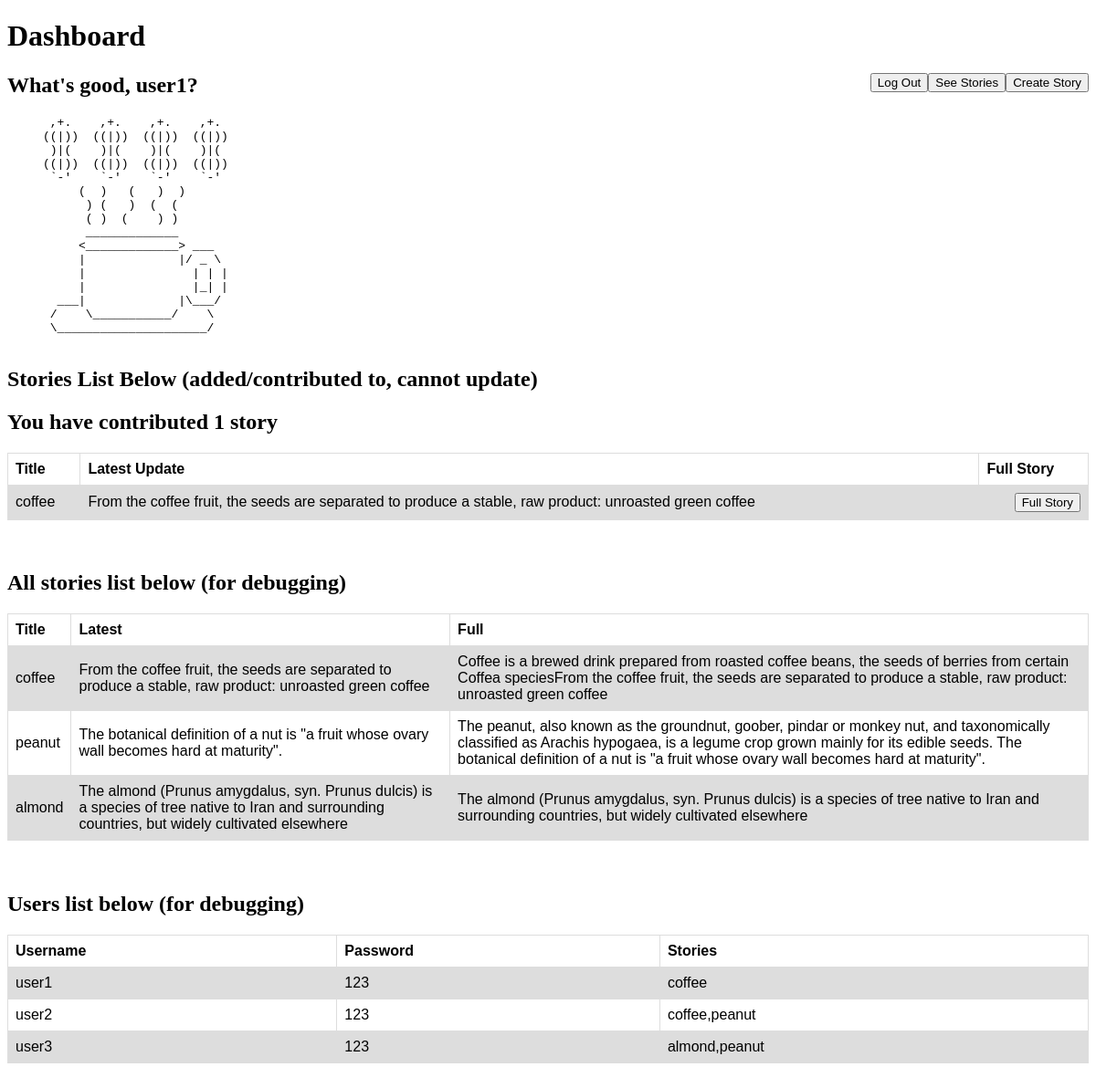
The app's page /dashboard (signed in) with its own data.
### tables this page shows
CREATE TABLE users (username TEXT, password TEXT, stories TEXT);

CREATE TABLE stories (name TEXT, latestUpdate TEXT, fullStory TEXT);

### __init__.py (the view)
@app.route("/dashboard")
def dashboard():
    if not session.get(logged_in_user):
        return render_template('main_page.html')
    c.execute("SELECT stories FROM users WHERE username = (?)", (logged_in_user,))
    userStories = c.fetchall()
    userStoriesList = list(userStories[0][0].split(","))
    num_stories = len(userStoriesList)
    if (num_stories == 1) and (userStoriesList[0] == ''):
        num_stories = 0
    stories_list = []
    for story in userStoriesList:
        c.execute("SELECT * FROM stories where name = (?)", (story,))
        row = c.fetchall()
        stories_list.append(row)
    c.execute("SELECT * FROM users")
    users_list = [line for line in c]
    c.execute("SELECT * FROM stories")
    db_stories_list = [line for line in c]
    return render_template(
        "dashboard.html",
        username=logged_in_user,         # so we can see username when we log in
        num_stories=num_stories,         # num of stories the user has added/contributed to
        stories_list=stories_list,       # shows the tables user has added/contributed to
        db_stories_list=db_stories_list, # shows title,latest,full for debugging
        users_list=users_list,           # shows user,pass,titles for debugging
        )

### templates/dashboard.html (shortened to what this page needs)
<!DOCTYPE html>
<html>
  <head>
    <h1> Dashboard </h1>
  </head>
  <body>
    <form action="/create_story">
      <input type="submit" value="Create Story">
    </form>
    <form action="/see_stories">
      <input type="submit" value="See Stories">
    </form>
    <form action="/logout" method="POST">
      <input type="submit" value="Log Out">
    </form>
    <h2>What's good, {{username}}?</h2>
    <pre>
      ,+.    ,+.    ,+.    ,+.
     ((|))  ((|))  ((|))  ((|))
      )|(    )|(    )|(    )|(
     ((|))  ((|))  ((|))  ((|))
      `-'    `-'    `-'    `-'
          (  )   (   )  )
           ) (   )  (  (
           ( )  (    ) )
           _____________
          <_____________> ___
          |             |/ _ \
          |               | | |
          |               |_| |
       ___|             |\___/
      /    \___________/    \
      \_____________________/
    </pre>
    <h2>Stories List Below (added/contributed to, cannot update)</h2>
    {% if (num_stories == 1) %}
      <h2>You have contributed {{num_stories}} story</h2>
    {% else %}
      <h2>You have contributed {{num_stories}} stories</h2>
    {% endif %}
    <table style="width:100%">
      <tr>
        <th>Title</th>
        <th>Latest Update</th>
        <th>Full Story</th>
      </tr>
      {% if (num_stories != 0) %}
        {% for story_info in stories_list %}
          <tr>
            <td>{{story_info[0][0]}}</td>
            <td>{{story_info[0][1]}}</td>
            <td>
              <form action="/full_story" method="post">
                <input type="submit" value="Full Story">
              </form>
            </td
          </tr>
        {% endfor %}
      {% else %}
        <td></td>
        <td></td>
        <td></td>
      {% endif %}
    </table>
    <br>
    <br>
    <h2>All stories list below (for debugging)</h2>
    <table>
      <tr>
        <th>Title</th>
        <th>Latest</th>
        <th>Full</th>
      </tr>
      {% for story_info in db_stories_list%}
      <tr>
        {% for col in story_info %}
          <td>{{col}}</td>
        {% endfor %}
      </tr>
      {% endfor %}
    </table>
    <br>
    <br>
    <h2>Users list below (for debugging)</h2>
    <table>
      <tr>
        <th>Username</th>
        <th>Password</th>
        <th>Stories</th>
      </tr>
      {% for user_info in users_list %}
      <tr>
        {% for col in user_info %}
          <td>{{col}}</td>
        {% endfor %}
      </tr>
      {% endfor %}
    </table>
    <br>
    <br>
  </body>
</html>

### templates/dashboard.html (style rules this page uses)
table { font-family: arial, sans-serif; border-collapse: collapse; width: 100%; }
td, th { border: 1px solid #dddddd; text-align: left; padding: 8px; }
tr:nth-child(even) { background-color: #dddddd; }
input { float: right; }

### records on screen
users: username "user1", password "123", stories "coffee"
stories: name "coffee", latestUpdate "From the coffee fruit, the seeds are separated to produce a stable, raw product: unroasted green coffee", fullStory "Coffee is a brewed drink prepared from roasted coffee beans, the seeds of berries from certain Coffea speciesFrom the coffee fruit, the seeds are separated to produce a stable, raw product: unroasted green coffee"
stories: name "peanut", latestUpdate "The botanical definition of a nut is \"a fruit whose ovary wall becomes hard at maturity\".", fullStory "The peanut, also known as the groundnut, goober, pindar or monkey nut, and taxonomically classified as Arachis hypogaea, is a legume crop grown mainly for its edible seeds. The botanical definition of a nut is \"a fruit whose ovary wall becomes hard at maturity\"."
stories: name "almond", latestUpdate "The almond (Prunus amygdalus, syn. Prunus dulcis) is a species of tree native to Iran and surrounding countries, but widely cultivated elsewhere", fullStory "The almond (Prunus amygdalus, syn. Prunus dulcis) is a species of tree native to Iran and surrounding countries, but widely cultivated elsewhere"
users: username "user2", password "123", stories "coffee,peanut"
users: username "user3", password "123", stories "almond,peanut"

### other values on screen
{{ num_stories }} "1"
